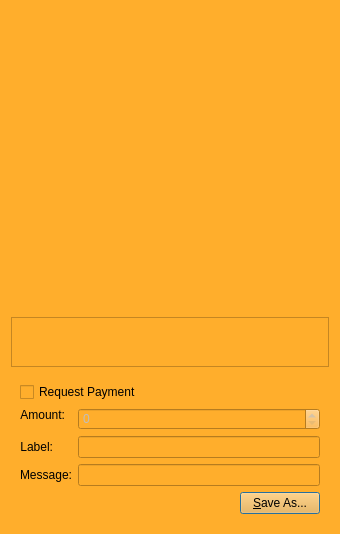
<?xml version="1.0" encoding="UTF-8"?>
<ui version="4.0">
 <class>QRCodeDialog</class>
 <widget class="QDialog" name="QRCodeDialog">
  <property name="geometry">
   <rect>
    <x>0</x>
    <y>0</y>
    <width>340</width>
    <height>530</height>
   </rect>
  </property>
  <property name="windowTitle">
   <string>QR Code Dialog</string>
  </property>
  <property name="styleSheet">
   <string notr="true">background-color: rgb(255, 174, 44);</string>
  </property>
  <layout class="QVBoxLayout" name="verticalLayout_3">
   <item>
    <widget class="QLabel" name="lblQRCode">
     <property name="sizePolicy">
      <sizepolicy hsizetype="Expanding" vsizetype="Expanding">
       <horstretch>0</horstretch>
       <verstretch>0</verstretch>
      </sizepolicy>
     </property>
     <property name="minimumSize">
      <size>
       <width>300</width>
       <height>300</height>
      </size>
     </property>
     <property name="textFormat">
      <enum>Qt::PlainText</enum>
     </property>
     <property name="alignment">
      <set>Qt::AlignCenter</set>
     </property>
     <property name="wordWrap">
      <bool>true</bool>
     </property>
    </widget>
   </item>
   <item>
    <widget class="QPlainTextEdit" name="outUri">
     <property name="sizePolicy">
      <sizepolicy hsizetype="Expanding" vsizetype="Minimum">
       <horstretch>0</horstretch>
       <verstretch>0</verstretch>
      </sizepolicy>
     </property>
     <property name="minimumSize">
      <size>
       <width>0</width>
       <height>50</height>
      </size>
     </property>
     <property name="tabChangesFocus">
      <bool>true</bool>
     </property>
     <property name="textInteractionFlags">
      <set>Qt::TextSelectableByKeyboard|Qt::TextSelectableByMouse</set>
     </property>
    </widget>
   </item>
   <item>
    <widget class="QWidget" name="widget" native="true">
     <layout class="QVBoxLayout" name="verticalLayout_2">
      <item>
       <widget class="QCheckBox" name="chkReqPayment">
        <property name="enabled">
         <bool>true</bool>
        </property>
        <property name="text">
         <string>Request Payment</string>
        </property>
       </widget>
      </item>
      <item>
       <layout class="QFormLayout" name="formLayout">
        <property name="fieldGrowthPolicy">
         <enum>QFormLayout::AllNonFixedFieldsGrow</enum>
        </property>
        <item row="1" column="0">
         <widget class="QLabel" name="lblLabel">
          <property name="text">
           <string>Label:</string>
          </property>
          <property name="textFormat">
           <enum>Qt::PlainText</enum>
          </property>
          <property name="alignment">
           <set>Qt::AlignRight|Qt::AlignTrailing|Qt::AlignVCenter</set>
          </property>
          <property name="buddy">
           <cstring>lnLabel</cstring>
          </property>
         </widget>
        </item>
        <item row="1" column="1">
         <widget class="QLineEdit" name="lnLabel"/>
        </item>
        <item row="2" column="0">
         <widget class="QLabel" name="lblMessage">
          <property name="text">
           <string>Message:</string>
          </property>
          <property name="textFormat">
           <enum>Qt::PlainText</enum>
          </property>
          <property name="alignment">
           <set>Qt::AlignRight|Qt::AlignTrailing|Qt::AlignVCenter</set>
          </property>
          <property name="buddy">
           <cstring>lnMessage</cstring>
          </property>
         </widget>
        </item>
        <item row="2" column="1">
         <widget class="QLineEdit" name="lnMessage"/>
        </item>
        <item row="0" column="0">
         <widget class="QLabel" name="lblAmount">
          <property name="sizePolicy">
           <sizepolicy hsizetype="Preferred" vsizetype="Maximum">
            <horstretch>0</horstretch>
            <verstretch>0</verstretch>
           </sizepolicy>
          </property>
          <property name="text">
           <string>Amount:</string>
          </property>
          <property name="textFormat">
           <enum>Qt::PlainText</enum>
          </property>
          <property name="alignment">
           <set>Qt::AlignRight|Qt::AlignTrailing|Qt::AlignVCenter</set>
          </property>
          <property name="buddy">
           <cstring>lnReqAmount</cstring>
          </property>
         </widget>
        </item>
        <item row="0" column="1">
         <widget class="MODERCASHAmountField" name="lnReqAmount">
          <property name="enabled">
           <bool>false</bool>
          </property>
          <property name="minimumSize">
           <size>
            <width>80</width>
            <height>0</height>
           </size>
          </property>
         </widget>
        </item>
       </layout>
      </item>
      <item>
       <layout class="QHBoxLayout" name="horizontalLayout">
        <item>
         <spacer name="horizontalSpacer">
          <property name="orientation">
           <enum>Qt::Horizontal</enum>
          </property>
          <property name="sizeHint" stdset="0">
           <size>
            <width>40</width>
            <height>20</height>
           </size>
          </property>
         </spacer>
        </item>
        <item>
         <widget class="QPushButton" name="btnSaveAs">
          <property name="text">
           <string>&amp;Save As...</string>
          </property>
         </widget>
        </item>
       </layout>
      </item>
     </layout>
    </widget>
   </item>
  </layout>
 </widget>
 <customwidgets>
  <customwidget>
   <class>MODERCASHAmountField</class>
   <extends>QSpinBox</extends>
   <header>MODERCASHamountfield.h</header>
   <container>1</container>
  </customwidget>
 </customwidgets>
 <resources/>
 <connections>
  <connection>
   <sender>chkReqPayment</sender>
   <signal>clicked(bool)</signal>
   <receiver>lnReqAmount</receiver>
   <slot>setEnabled(bool)</slot>
   <hints>
    <hint type="sourcelabel">
     <x>92</x>
     <y>285</y>
    </hint>
    <hint type="destinationlabel">
     <x>98</x>
     <y>311</y>
    </hint>
   </hints>
  </connection>
 </connections>
</ui>
